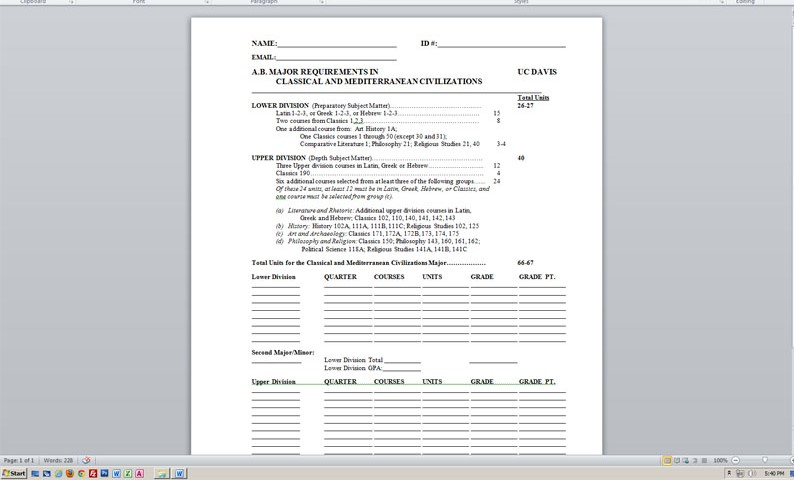
#> input picture d2.jpg, 794 x 480 px
$ python scanner.py
#> lines starting #> are read from the running program, lines starting #| are printed output that depends on the picture; after the words box and inside, x2 and y2 are one past the last pixel; in counts of white or black regions, pixels touching at a corner belong together
import cv2
import numpy as np
import mapper
img =  input("Enter image->")
#> the answer given: d2.jpg
image=cv2.imread(img)   #read in the image
#> image is the input picture: shape (480, 794, 3); mean B, G, R 221.2, 219, 217.6
image=cv2.resize(image,(1300,800)) #resizing because opencv does not work well with bigger images
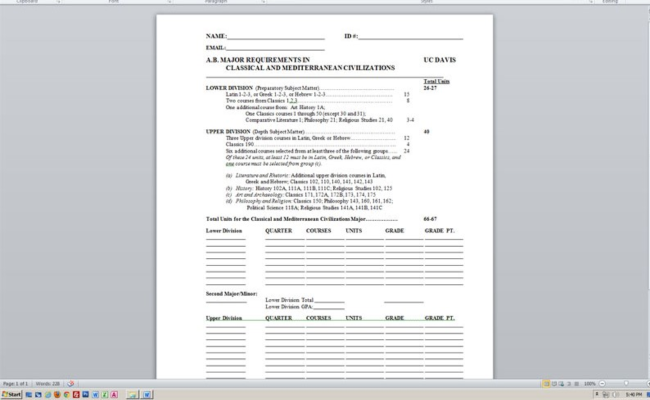
#> image: shape (800, 1300, 3) (shown at 1/2 size); mean B, G, R 221.2, 219, 217.5
orig=image.copy()

gray=cv2.cvtColor(image,cv2.COLOR_BGR2GRAY)  #RGB To Gray Scale
#cv2.imshow("Title",gray)

blurred=cv2.GaussianBlur(gray,(5,5),0)  #(5,5) is the kernel size and 0 is sigma that determines the amount of blur
#cv2.imshow("Blur",blurred)

edged=cv2.Canny(blurred,30,50)  #30 MinThreshold and 50 is the MaxThreshold
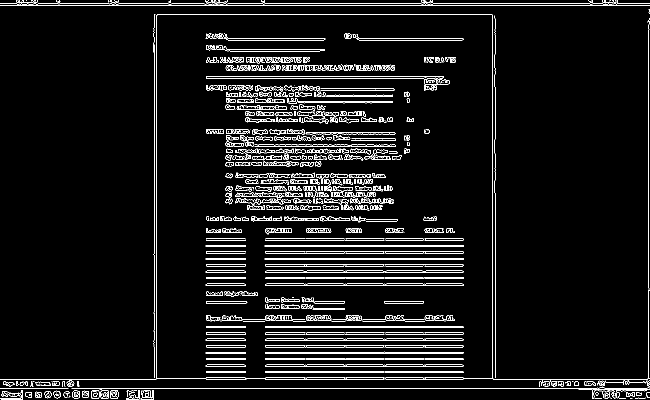
#> edged: shape (800, 1300) (shown at 1/2 size); 5.4% white in thin lines or dots
cv2.imshow("Canny",edged)


contours,hierarchy=cv2.findContours(edged,cv2.RETR_LIST,cv2.CHAIN_APPROX_SIMPLE)  #retrieve the contours as a list, with simple apprximation model
#> contours = 1643 contours, 1006 with area under 20; largest, box (x1, y1, x2, y2) and area: (0, 29, 1300, 774) 489482, (312, 29, 986, 758) 488189, (530, 729, 927, 734) 1546, (530, 541, 927, 546) 1532, (530, 567, 928, 572) 1509
contours=sorted(contours,key=cv2.contourArea,reverse=True)

#the loop extracts the boundary contours of the page
for c in contours:
    p=cv2.arcLength(c,True)
    approx=cv2.approxPolyDP(c,0.02*p,True)

    if len(approx)==4:
        target=approx
        break
#> this loop made 2 passes
#> (p, target) on pass 2: (2815.2, [[315, 29], [985, 31], [983, 757], [313, 755]])
#> p on pass 1: 5786.9
#> (the run stopped early here; a loop or call above may not have finished)
